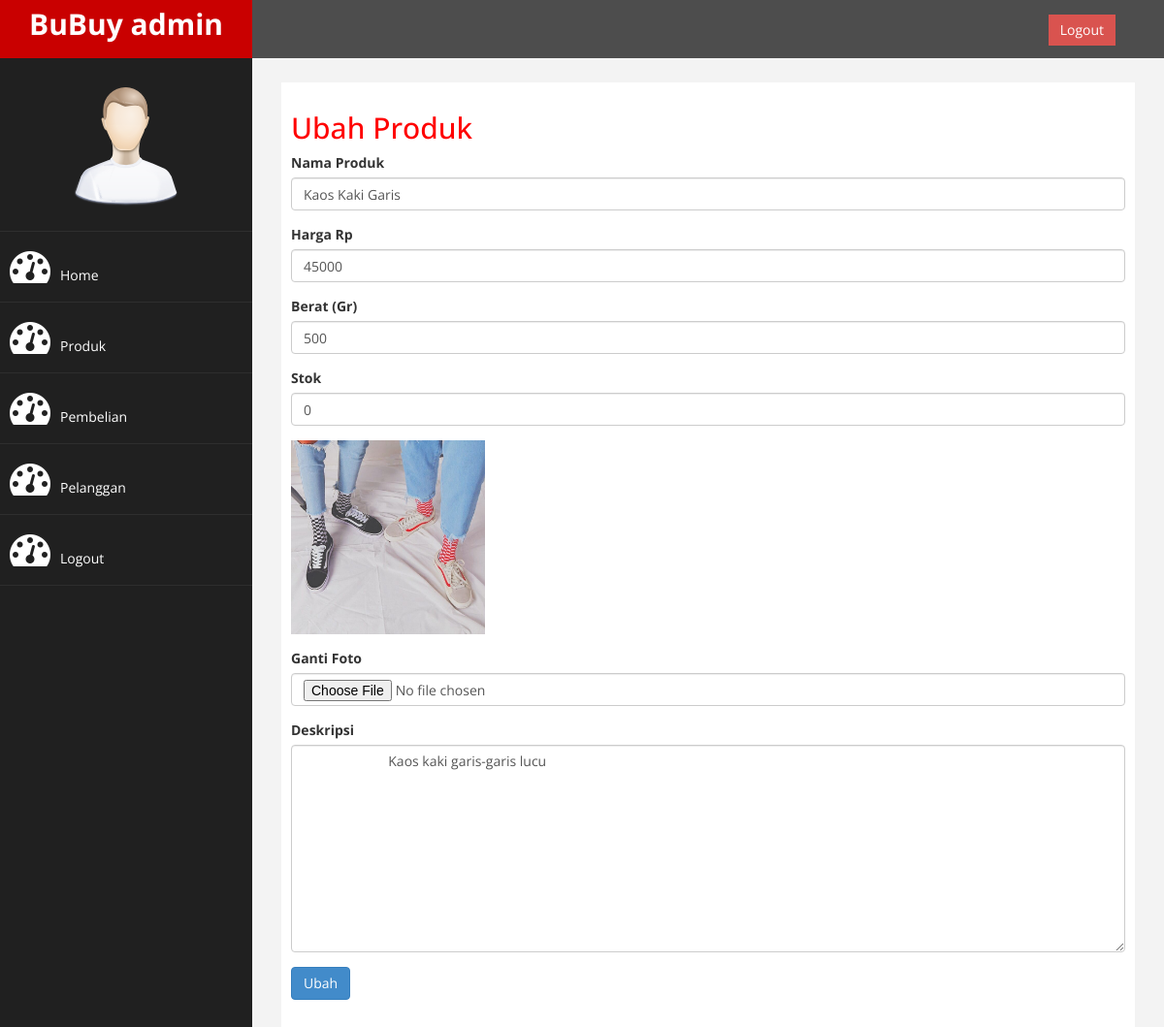
Screenshot of /admin/index.php?halaman=ubahproduk&id=2 (signed in) with the database file from the repository.
### tables this page shows
CREATE TABLE `produk` (
  `id_produk` int(11) NOT NULL,
  `nama_produk` varchar(100) NOT NULL,
  `harga_produk` int(11) NOT NULL,
  `berat_produk` int(11) NOT NULL,
  `foto_produk` varchar(100) NOT NULL,
  `deskripsi_produk` text NOT NULL,
  `stok_produk` int(5) NOT NULL
);

### admin/ubahproduk.php (the view, shortened to what this page needs)
<h2>Ubah Produk</h2>
<?php
$ambil = $koneksi->query("SELECT * FROM produk WHERE id_produk='$_GET[id]'");
$pecah = $ambil->fetch_assoc();
?>
<form method="post" enctype="multipart/form-data">
    <div class="form-group">
        <label>Nama Produk</label>
        <input type="text" name="nama" class="form-control" value="<?php echo $pecah['nama_produk']; ?>">
    </div>
    <div class="form-group">
        <label>Harga Rp</label>
        <input type="number" class="form-control" name="harga" value="<?php echo $pecah['harga_produk']; ?>">
    </div>
    <div class="form-group">
        <label>Berat (Gr)</label>
        <input type="number" class="form-control" name="berat" value="<?php echo $pecah['berat_produk']; ?>">
    </div>
    <div class="form-group">
        <label>Stok</label>
        <input type="number" class="form-control" name="stok" value="<?php echo $pecah['stok_produk']; ?>">
    </div>
    <div class="form-group">
        <img src="../foto_produk/<?php echo $pecah['foto_produk'] ?>" width="200">
    </div>
    <div class="form-group">
        <label>Ganti Foto</label>
        <input type="file" name="foto" class="form-control">
    </div>
    <div class="form-group">
        <label>Deskripsi</label>
        <textarea name="deskripsi" class="form-control" rows="10">
            <?php echo $pecah['deskripsi_produk']; ?>
        </textarea>
    </div>
    <button class="btn btn-primary" name="ubah">Ubah</button>
</form>

### admin/assets/css/custom.css (style rules this page uses)
body { font-family: 'Open Sans', sans-serif; }
h2 { color: #f00; }

### rows the page displays
produk: nama "Kaos Kaki Garis", harga "45000", berat "500", stok "0", foto_produk (picture), deskripsi "Kaos kaki garis-garis lucu"
